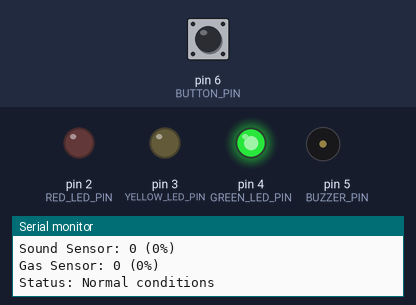
Bench run of a sketch on a simulated Arduino Uno, built with avr-gcc and run on an emulated ATmega328P. On the bench: output pins drawn as LEDs (lit = HIGH), buzzer (waves = sounding, pin HIGH), the last lines printed to the serial monitor. Inputs (shaded band) come from the test bench; at power-on: pin 6 (BUTTON_PIN) HIGH. Pins used as bus, display or sensor lines are not drawn.

Above: at 2.5 s.
2.6 s: pin 6 (BUTTON_PIN) pulled LOW for 0.15 s
At 3.4 s:
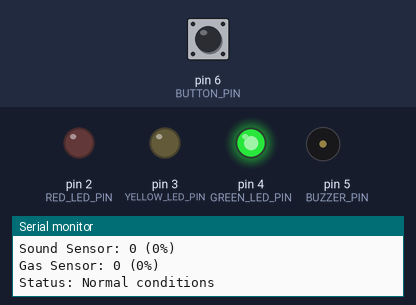
5.6 s: pin 6 (BUTTON_PIN) pulled LOW for 3.2 s
At 6.24 s:
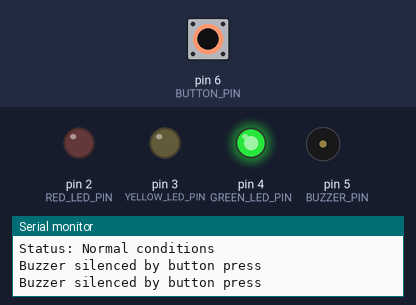
10.3 s: pin 6 (BUTTON_PIN) pulled LOW for 1 s
Timing chart, 0 to 13.3 s (numbered marks = the images above; inputs shaded):
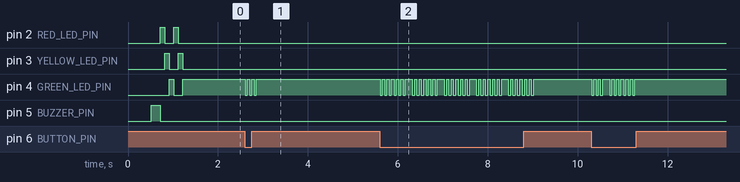

The sketch:

NOIR_Master_CPP.ino
```cpp
/*
 * NOIR System - Master with SPI and Sensor Data
 * --------------------------------------------
 * This program receives sensor data from the slave via SPI,
 * displays it on the serial monitor, and provides visual and audio alerts.
 */

#include <SPI.h>

// Pin definitions
#define SS_PIN 10
#define LED_PIN 13      // Built-in LED for SPI activity
#define RED_LED_PIN 2   // Red LED for sound warning
#define YELLOW_LED_PIN 3 // Yellow LED for gas warning
#define GREEN_LED_PIN 4  // Green LED for normal status
#define BUZZER_PIN 5     // Buzzer for audio alerts
#define BUTTON_PIN 6     // Button to silence buzzer

// Variables for sensor data
uint16_t sound_value = 0;
uint16_t gas_value = 0;

// Threshold values
#define SOUND_THRESHOLD 600  // Threshold for sound warning (~60%)
#define GAS_THRESHOLD 700    // Threshold for gas warning (~70%)

// Variables for timing
unsigned long last_transfer_time = 0;
unsigned long last_led_toggle_time = 0;
unsigned long buzzer_start_time = 0;
unsigned long buzzer_silence_time = 0;
const unsigned long BUZZER_SILENCE_TIMEOUT = 30000; // Auto-reset silence after 30 seconds

// LED states
bool red_led_state = false;
bool yellow_led_state = false;
bool buzzer_active = false;
bool buzzer_silenced = false;

// Buffer for receiving data
byte buffer[4] = {0, 0, 0, 0};

void setup() {
  // Initialize serial communication
  Serial.begin(9600);
  while (!Serial) {} // Wait for serial to connect
  delay(500);

  Serial.println("NOIR System - Master (SPI with Sensors)");
  Serial.println("--------------------------------------");
    // Configure pins
  pinMode(SS_PIN, OUTPUT);
  digitalWrite(SS_PIN, HIGH);  // Start with slave deselected
  pinMode(LED_PIN, OUTPUT);
  pinMode(RED_LED_PIN, OUTPUT);
  pinMode(YELLOW_LED_PIN, OUTPUT);
  pinMode(GREEN_LED_PIN, OUTPUT);
  pinMode(BUZZER_PIN, OUTPUT);
  pinMode(BUTTON_PIN, INPUT_PULLUP);  // Use internal pull-up resistor

  // Test buzzer at startup
  digitalWrite(BUZZER_PIN, HIGH);
  delay(200);
  digitalWrite(BUZZER_PIN, LOW);

  // Initialize SPI
  SPI.begin();
  SPI.setDataMode(SPI_MODE0);      // Mode 0 (CPOL=0, CPHA=0)
  SPI.setBitOrder(MSBFIRST);       // Most significant bit first
  SPI.setClockDivider(SPI_CLOCK_DIV64);  // Slow clock for reliability

  // Startup animation with LEDs
  for (int i = 0; i < 2; i++) {
    digitalWrite(RED_LED_PIN, HIGH);
    delay(100);
    digitalWrite(RED_LED_PIN, LOW);
    digitalWrite(YELLOW_LED_PIN, HIGH);
    delay(100);
    digitalWrite(YELLOW_LED_PIN, LOW);
    digitalWrite(GREEN_LED_PIN, HIGH);
    delay(100);
    digitalWrite(GREEN_LED_PIN, LOW);
  }

  // Set green LED on to indicate normal status at startup
  digitalWrite(GREEN_LED_PIN, HIGH);

  Serial.println("Master initialized");
  Serial.println("----------------------------------");
}

void loop() {
  unsigned long current_time = millis();

  // Request data from slave every 500ms
  if (current_time - last_transfer_time >= 500) {
    last_transfer_time = current_time;

    // Request and read sensor data
    requestSensorData();

    // Display sensor values
    printSensorValues();
  }

  // Toggle warning LEDs every 250ms if active
  if (current_time - last_led_toggle_time >= 250) {
    last_led_toggle_time = current_time;
      // Toggle yellow LED if sound warning is active
    if (sound_value > SOUND_THRESHOLD) {
      yellow_led_state = !yellow_led_state;
      digitalWrite(YELLOW_LED_PIN, yellow_led_state);
    }

    // Toggle red LED if gas warning is active
    if (gas_value > GAS_THRESHOLD) {
      red_led_state = !red_led_state;
      digitalWrite(RED_LED_PIN, red_led_state);
    }
  }
    // Check button press to silence buzzer
  if (digitalRead(BUTTON_PIN) == LOW) {  // Button pressed (active LOW)
    buzzer_silenced = true;
    buzzer_silence_time = current_time; // Record when buzzer was silenced
    digitalWrite(BUZZER_PIN, LOW);  // Turn off buzzer immediately
    buzzer_active = false;

    // Visual acknowledgment of button press
    for (int i = 0; i < 3; i++) {
      digitalWrite(GREEN_LED_PIN, LOW);
      delay(50);
      digitalWrite(GREEN_LED_PIN, HIGH);
      delay(50);
    }

    Serial.println("Buzzer silenced by button press");
  }

  // Auto-reset buzzer silence after timeout
  if (buzzer_silenced && (current_time - buzzer_silence_time >= BUZZER_SILENCE_TIMEOUT)) {
    buzzer_silenced = false;
    Serial.println("Buzzer silence timeout - Reset");
  }
    // Control buzzer if warnings are active and not silenced
  if ((sound_value > SOUND_THRESHOLD || gas_value > GAS_THRESHOLD) && !buzzer_silenced) {
    // Make buzzer beep every 1 second if not already active
    if (!buzzer_active) {
      // Use stronger signal for Proteus buzzer simulation
      // First make sure pin is output mode
      pinMode(BUZZER_PIN, OUTPUT);

      // Drive the buzzer with stronger signal
      digitalWrite(BUZZER_PIN, HIGH);

      // For Proteus, try toggling a few times to make sure the simulation registers it
      for (int i = 0; i < 3; i++) {
        digitalWrite(BUZZER_PIN, LOW);
        delayMicroseconds(500);
        digitalWrite(BUZZER_PIN, HIGH);
        delayMicroseconds(500);
      }

      buzzer_active = true;
      buzzer_start_time = current_time;
    }
    // Turn off buzzer after 400ms (longer on time) for a beeping pattern
    else if (current_time - buzzer_start_time >= 400 && buzzer_active) {
      digitalWrite(BUZZER_PIN, LOW);
      buzzer_active = false;
    }
  }
  else {
    // Make sure buzzer is off if no warnings
    digitalWrite(BUZZER_PIN, LOW);
    buzzer_active = false;
  }

  // Small delay
  delay(10);
}

void requestSensorData() {
  digitalWrite(LED_PIN, HIGH);  // Visual indicator

  // Request sound sensor data
  digitalWrite(SS_PIN, LOW);
  delay(5);

  SPI.transfer(0x01);  // Command for sound sensor value
  delay(5);

  buffer[0] = SPI.transfer(0);  // Low byte
  delay(5);
  buffer[1] = SPI.transfer(0);  // High byte
  delay(5);

  digitalWrite(SS_PIN, HIGH);  // Deselect slave between requests
  delay(10);

  // Request gas sensor data
  digitalWrite(SS_PIN, LOW);
  delay(5);

  SPI.transfer(0x02);  // Command for gas sensor value
  delay(5);

  buffer[2] = SPI.transfer(0);  // Low byte
  delay(5);
  buffer[3] = SPI.transfer(0);  // High byte
  delay(5);

  digitalWrite(SS_PIN, HIGH);  // Deselect slave
  digitalWrite(LED_PIN, LOW);  // Turn off LED

  // Process the received data
  sound_value = buffer[0] | (buffer[1] << 8);  // Construct 16-bit value
  gas_value = buffer[2] | (buffer[3] << 8);    // Construct 16-bit value
}

void printSensorValues() {
  Serial.println("----------------------------------");
  Serial.print("Sound Sensor: ");
  Serial.print(sound_value);
  Serial.print(" (");
  Serial.print(map(sound_value, 0, 1023, 0, 100));  // Map to percentage
  Serial.println("%)");

  Serial.print("Gas Sensor: ");
  Serial.print(gas_value);
  Serial.print(" (");
  Serial.print(map(gas_value, 0, 1023, 0, 100));  // Map to percentage
  Serial.println("%)");

  // Evaluate conditions
  evaluateSensorConditions();
}

void evaluateSensorConditions() {
  // Check sound level
  if (sound_value > SOUND_THRESHOLD) {
    Serial.println("WARNING: High noise level detected!");
    // Yellow LED control handled in the main loop for blinking effect
  } else {
    // Turn off yellow LED if sound level is normal
    digitalWrite(YELLOW_LED_PIN, LOW);
  }

  // Check gas level
  if (gas_value > GAS_THRESHOLD) {
    Serial.println("WARNING: Poor air quality detected!");
    // Red LED control handled in the main loop for blinking effect
  } else {
    // Turn off red LED if gas level is normal
    digitalWrite(RED_LED_PIN, LOW);
  }

  // Overall status
  if (sound_value <= SOUND_THRESHOLD && gas_value <= GAS_THRESHOLD) {
    Serial.println("Status: Normal conditions");
    digitalWrite(GREEN_LED_PIN, HIGH); // Green LED on for normal status
    buzzer_silenced = false; // Reset buzzer silencing when conditions return to normal
  } else {
    Serial.println("Status: WARNING - Environmental conditions require attention");
    digitalWrite(GREEN_LED_PIN, LOW); // Turn off green LED during warnings
  }
}
```

Measured:
- after the input at 2.6 s, pin 4 (GREEN_LED_PIN): alternates HIGH for 0.05 s and LOW for 0.05 s, 6 changes in all, then stays HIGH, starting at once
- after the input at 5.6 s, pin 4 (GREEN_LED_PIN): HIGH → LOW at once, then repeats every 0.71 s: 2 × (HIGH 0.05 s, LOW 0.05 s), HIGH 0.06 s, 2 × (LOW 0.05 s, HIGH 0.05 s), LOW 0.05 s, HIGH 0.15 s, LOW 0.05 s, until it stays HIGH from 9.0 s
